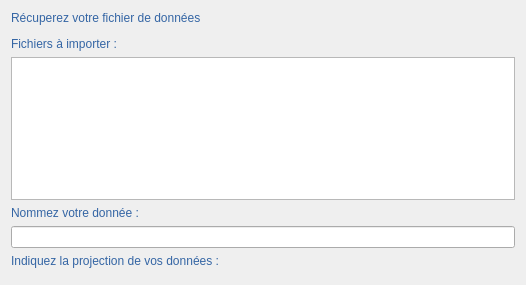
<?xml version="1.0" encoding="UTF-8"?>
<ui version="4.0">
 <class>UploadEditionPageWizard</class>
 <widget class="QWizardPage" name="UploadEditionPageWizard">
  <property name="geometry">
   <rect>
    <x>0</x>
    <y>0</y>
    <width>526</width>
    <height>285</height>
   </rect>
  </property>
  <property name="windowTitle">
   <string>WizardPage</string>
  </property>
  <layout class="QGridLayout" name="gridLayout">
   <item row="1" column="0">
    <widget class="QgsFileWidget" name="flw_files_put">
     <property name="enabled">
      <bool>true</bool>
     </property>
     <property name="inputMethodHints">
      <set>Qt::ImhLatinOnly</set>
     </property>
    </widget>
   </item>
   <item row="7" column="0">
    <widget class="QLabel" name="lne_projection">
     <property name="styleSheet">
      <string notr="true">font: 75 13pt &quot;Ubuntu Condensed&quot;;
color: rgb(52, 101, 164);</string>
     </property>
     <property name="text">
      <string>Indiquez la projection de vos données :</string>
     </property>
    </widget>
   </item>
   <item row="5" column="0">
    <widget class="QLabel" name="lbl_data">
     <property name="styleSheet">
      <string notr="true">font: 75 13pt &quot;Ubuntu Condensed&quot;;
color: rgb(52, 101, 164);</string>
     </property>
     <property name="text">
      <string>Nommez votre donnée :  </string>
     </property>
    </widget>
   </item>
   <item row="0" column="0">
    <widget class="QLabel" name="lbl_files_put">
     <property name="styleSheet">
      <string notr="true">font: 75 13pt &quot;Ubuntu Condensed&quot;;
color: rgb(52, 101, 164);</string>
     </property>
     <property name="text">
      <string>Récuperez votre fichier de données</string>
     </property>
    </widget>
   </item>
   <item row="3" column="0">
    <widget class="QLabel" name="lbl_files_summary">
     <property name="styleSheet">
      <string notr="true">font: 75 13pt &quot;Ubuntu Condensed&quot;;
color: rgb(52, 101, 164);</string>
     </property>
     <property name="text">
      <string>Fichiers à importer :</string>
     </property>
    </widget>
   </item>
   <item row="4" column="0" colspan="2">
    <widget class="QListWidget" name="lvw_import_data">
     <property name="enabled">
      <bool>true</bool>
     </property>
     <property name="tabKeyNavigation">
      <bool>true</bool>
     </property>
     <property name="dragEnabled">
      <bool>false</bool>
     </property>
     <property name="dragDropMode">
      <enum>QAbstractItemView::DragDrop</enum>
     </property>
     <property name="defaultDropAction">
      <enum>Qt::ActionMask</enum>
     </property>
     <property name="selectionRectVisible">
      <bool>false</bool>
     </property>
     <property name="currentRow">
      <number>-1</number>
     </property>
     <property name="sortingEnabled">
      <bool>false</bool>
     </property>
    </widget>
   </item>
   <item row="6" column="0" colspan="2">
    <widget class="QLineEdit" name="lne_data">
     <property name="enabled">
      <bool>true</bool>
     </property>
     <property name="inputMethodHints">
      <set>Qt::ImhLatinOnly|Qt::ImhUrlCharactersOnly</set>
     </property>
     <property name="dragEnabled">
      <bool>true</bool>
     </property>
    </widget>
   </item>
   <item row="8" column="0" colspan="2">
    <widget class="QgsProjectionSelectionWidget" name="psw_projection"/>
   </item>
  </layout>
 </widget>
 <customwidgets>
  <customwidget>
   <class>QgsFileWidget</class>
   <extends>QWidget</extends>
   <header>qgsfilewidget.h</header>
  </customwidget>
  <customwidget>
   <class>QgsProjectionSelectionWidget</class>
   <extends>QWidget</extends>
   <header>qgsprojectionselectionwidget.h</header>
  </customwidget>
 </customwidgets>
 <resources/>
 <connections/>
</ui>
